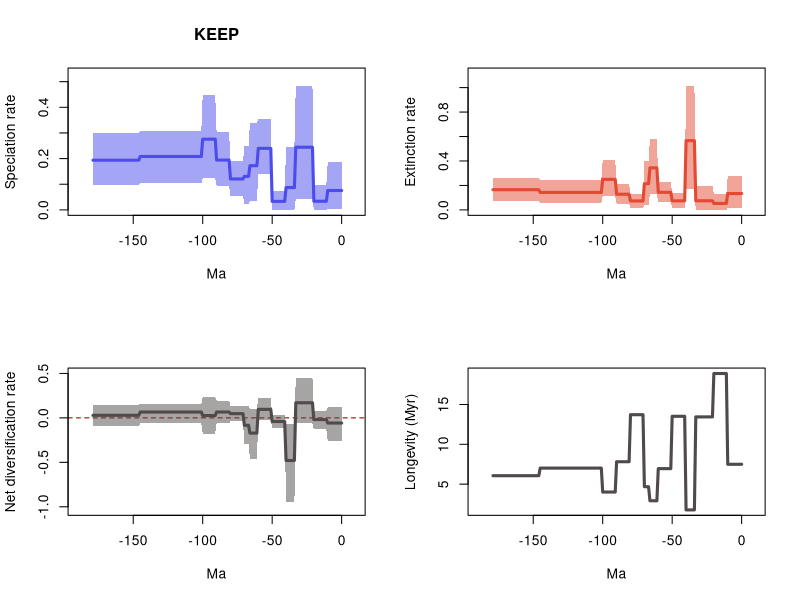

Reproduce this figure in R.
# 20 files combined:
# 	../Species/pyrate_mcmc_logs/Data_Occurences_sp_10_G_KEEP_BDS_marginal_rates.log
# 	../Species/pyrate_mcmc_logs/Data_Occurences_sp_11_G_KEEP_BDS_marginal_rates.log
# 	../Species/pyrate_mcmc_logs/Data_Occurences_sp_12_G_KEEP_BDS_marginal_rates.log
# 	../Species/pyrate_mcmc_logs/Data_Occurences_sp_13_G_KEEP_BDS_marginal_rates.log
# 	../Species/pyrate_mcmc_logs/Data_Occurences_sp_14_G_KEEP_BDS_marginal_rates.log
# 	../Species/pyrate_mcmc_logs/Data_Occurences_sp_15_G_KEEP_BDS_marginal_rates.log
# 	../Species/pyrate_mcmc_logs/Data_Occurences_sp_16_G_KEEP_BDS_marginal_rates.log
# 	../Species/pyrate_mcmc_logs/Data_Occurences_sp_17_G_KEEP_BDS_marginal_rates.log
# 	../Species/pyrate_mcmc_logs/Data_Occurences_sp_18_G_KEEP_BDS_marginal_rates.log
# 	../Species/pyrate_mcmc_logs/Data_Occurences_sp_19_G_KEEP_BDS_marginal_rates.log
# 	../Species/pyrate_mcmc_logs/Data_Occurences_sp_1_G_KEEP_BDS_marginal_rates.log
# 	../Species/pyrate_mcmc_logs/Data_Occurences_sp_20_G_KEEP_BDS_marginal_rates.log
# 	../Species/pyrate_mcmc_logs/Data_Occurences_sp_2_G_KEEP_BDS_marginal_rates.log
# 	../Species/pyrate_mcmc_logs/Data_Occurences_sp_3_G_KEEP_BDS_marginal_rates.log
# 	../Species/pyrate_mcmc_logs/Data_Occurences_sp_4_G_KEEP_BDS_marginal_rates.log
# 	../Species/pyrate_mcmc_logs/Data_Occurences_sp_5_G_KEEP_BDS_marginal_rates.log
# 	../Species/pyrate_mcmc_logs/Data_Occurences_sp_6_G_KEEP_BDS_marginal_rates.log
# 	../Species/pyrate_mcmc_logs/Data_Occurences_sp_7_G_KEEP_BDS_marginal_rates.log
# 	../Species/pyrate_mcmc_logs/Data_Occurences_sp_8_G_KEEP_BDS_marginal_rates.log
# 	../Species/pyrate_mcmc_logs/Data_Occurences_sp_9_G_KEEP_BDS_marginal_rates.log

# 95% HPDs calculated using code from Biopy (https://www.cs.auckland.ac.nz/~yhel002/biopy/)

pdf(file='../Species/pyrate_mcmc_logs/Data_Occurences_sp_10_G_KEEP_BDS_marginal_rates_RTT.pdf',width=10.8, height=8.4)
par(mfrow=c(2,2))
library(scales)
L_hpd_m95=c(0.002458662854045, 0.002458662854045,0.002458662854045,0.002458662854045,0.002458662854045,0.002458662854045,0.002458662854045,0.002458662854045,0.002458662854045,0.002458662854045,0.002458662854045,1.028807081e-06,1.028807081e-06,1.028807081e-06,1.028807081e-06,1.028807081e-06,1.028807081e-06,1.028807081e-06,1.028807081e-06,1.028807081e-06,1.028807081e-06,0.041858237916611,0.041858237916611,0.041858237916611,0.041858237916611,0.041858237916611,0.041858237916611,0.041858237916611,0.041858237916611,0.041858237916611,0.041858237916611,0.041858237916611,0.041858237916611,0.041858237916611,1.2481607478e-05,1.2481607478e-05,1.2481607478e-05,1.2481607478e-05,1.2481607478e-05,1.2481607478e-05,1.2481607478e-05,7.519679688e-06,7.519679688e-06,7.519679688e-06,7.519679688e-06,7.519679688e-06,7.519679688e-06,7.519679688e-06,7.519679688e-06,7.519679688e-06,7.519679688e-06,0.138634742963318,0.138634742963318,0.138634742963318,0.138634742963318,0.138634742963318,0.138634742963318,0.138634742963318,0.138634742963318,0.138634742963318,0.138634742963318,0.034581282338957,0.034581282338957,0.034581282338957,0.034581282338957,0.034581282338957,0.034581282338957,0.023364453206159,0.023364453206159,0.023364453206159,0.023364453206159,0.054159267798115,0.054159267798115,0.054159267798115,0.054159267798115,0.054159267798115,0.054159267798115,0.054159267798115,0.054159267798115,0.054159267798115,0.054159267798115,0.093489405120681,0.093489405120681,0.093489405120681,0.093489405120681,0.093489405120681,0.093489405120681,0.093489405120681,0.093489405120681,0.093489405120681,0.093489405120681,0.124533328159024,0.124533328159024,0.124533328159024,0.124533328159024,0.124533328159024,0.124533328159024,0.124533328159024,0.124533328159024,0.124533328159024,0.124533328159024,0.103757808545969,0.103757808545969,0.103757808545969,0.103757808545969,0.103757808545969,0.103757808545969,0.103757808545969,0.103757808545969,0.103757808545969,0.103757808545969,0.103757808545969,0.103757808545969,0.103757808545969,0.103757808545969,0.103757808545969,0.103757808545969,0.103757808545969,0.103757808545969,0.103757808545969,0.103757808545969,0.103757808545969,0.103757808545969,0.103757808545969,0.103757808545969,0.103757808545969,0.103757808545969,0.103757808545969,0.103757808545969,0.103757808545969,0.103757808545969,0.103757808545969,0.103757808545969,0.103757808545969,0.103757808545969,0.103757808545969,0.103757808545969,0.103757808545969,0.103757808545969,0.103757808545969,0.103757808545969,0.103757808545969,0.103757808545969,0.103757808545969,0.103757808545969,0.103757808545969,0.095871427571305,0.095871427571305,0.095871427571305,0.095871427571305,0.095871427571305,0.095871427571305,0.095871427571305,0.095871427571305,0.095871427571305,0.095871427571305,0.095871427571305,0.095871427571305,0.095871427571305,0.095871427571305,0.095871427571305,0.095871427571305,0.095871427571305,0.095871427571305,0.095871427571305,0.095871427571305,0.095871427571305,0.095871427571305,0.095871427571305,0.095871427571305,0.095871427571305,0.095871427571305,0.095871427571305,0.095871427571305,0.095871427571305,0.095871427571305,0.095871427571305,0.095871427571305,0.095871427571305,0.095871427571305)
L_hpd_M95=c(0.18838431471557, 0.18838431471557,0.18838431471557,0.18838431471557,0.18838431471557,0.18838431471557,0.18838431471557,0.18838431471557,0.18838431471557,0.18838431471557,0.18838431471557,0.097847564784999,0.097847564784999,0.097847564784999,0.097847564784999,0.097847564784999,0.097847564784999,0.097847564784999,0.097847564784999,0.097847564784999,0.097847564784999,0.483386961646603,0.483386961646603,0.483386961646603,0.483386961646603,0.483386961646603,0.483386961646603,0.483386961646603,0.483386961646603,0.483386961646603,0.483386961646603,0.483386961646603,0.483386961646603,0.483386961646603,0.245092911018296,0.245092911018296,0.245092911018296,0.245092911018296,0.245092911018296,0.245092911018296,0.245092911018296,0.073480152470643,0.073480152470643,0.073480152470643,0.073480152470643,0.073480152470643,0.073480152470643,0.073480152470643,0.073480152470643,0.073480152470643,0.073480152470643,0.355654049471068,0.355654049471068,0.355654049471068,0.355654049471068,0.355654049471068,0.355654049471068,0.355654049471068,0.355654049471068,0.355654049471068,0.355654049471068,0.337934841124854,0.337934841124854,0.337934841124854,0.337934841124854,0.337934841124854,0.337934841124854,0.248362737819803,0.248362737819803,0.248362737819803,0.248362737819803,0.190187247991453,0.190187247991453,0.190187247991453,0.190187247991453,0.190187247991453,0.190187247991453,0.190187247991453,0.190187247991453,0.190187247991453,0.190187247991453,0.302298099183279,0.302298099183279,0.302298099183279,0.302298099183279,0.302298099183279,0.302298099183279,0.302298099183279,0.302298099183279,0.302298099183279,0.302298099183279,0.449347032800216,0.449347032800216,0.449347032800216,0.449347032800216,0.449347032800216,0.449347032800216,0.449347032800216,0.449347032800216,0.449347032800216,0.449347032800216,0.306364171676588,0.306364171676588,0.306364171676588,0.306364171676588,0.306364171676588,0.306364171676588,0.306364171676588,0.306364171676588,0.306364171676588,0.306364171676588,0.306364171676588,0.306364171676588,0.306364171676588,0.306364171676588,0.306364171676588,0.306364171676588,0.306364171676588,0.306364171676588,0.306364171676588,0.306364171676588,0.306364171676588,0.306364171676588,0.306364171676588,0.306364171676588,0.306364171676588,0.306364171676588,0.306364171676588,0.306364171676588,0.306364171676588,0.306364171676588,0.306364171676588,0.306364171676588,0.306364171676588,0.306364171676588,0.306364171676588,0.306364171676588,0.306364171676588,0.306364171676588,0.306364171676588,0.306364171676588,0.306364171676588,0.306364171676588,0.306364171676588,0.306364171676588,0.306364171676588,0.301641573209826,0.301641573209826,0.301641573209826,0.301641573209826,0.301641573209826,0.301641573209826,0.301641573209826,0.301641573209826,0.301641573209826,0.301641573209826,0.301641573209826,0.301641573209826,0.301641573209826,0.301641573209826,0.301641573209826,0.301641573209826,0.301641573209826,0.301641573209826,0.301641573209826,0.301641573209826,0.301641573209826,0.301641573209826,0.301641573209826,0.301641573209826,0.301641573209826,0.301641573209826,0.301641573209826,0.301641573209826,0.301641573209826,0.301641573209826,0.301641573209826,0.301641573209826,0.301641573209826,0.301641573209826)
M_hpd_m95=c(0.016983604549162, 0.016983604549162,0.016983604549162,0.016983604549162,0.016983604549162,0.016983604549162,0.016983604549162,0.016983604549162,0.016983604549162,0.016983604549162,0.016983604549162,5.823573522e-06,5.823573522e-06,5.823573522e-06,5.823573522e-06,5.823573522e-06,5.823573522e-06,5.823573522e-06,5.823573522e-06,5.823573522e-06,5.823573522e-06,2.6654397328e-05,2.6654397328e-05,2.6654397328e-05,2.6654397328e-05,2.6654397328e-05,2.6654397328e-05,2.6654397328e-05,2.6654397328e-05,2.6654397328e-05,2.6654397328e-05,2.6654397328e-05,2.6654397328e-05,2.6654397328e-05,0.172644762152733,0.172644762152733,0.172644762152733,0.172644762152733,0.172644762152733,0.172644762152733,0.172644762152733,0.014605512361616,0.014605512361616,0.014605512361616,0.014605512361616,0.014605512361616,0.014605512361616,0.014605512361616,0.014605512361616,0.014605512361616,0.014605512361616,0.062409833045709,0.062409833045709,0.062409833045709,0.062409833045709,0.062409833045709,0.062409833045709,0.062409833045709,0.062409833045709,0.062409833045709,0.062409833045709,0.130890663474734,0.130890663474734,0.130890663474734,0.130890663474734,0.130890663474734,0.130890663474734,0.039181144998519,0.039181144998519,0.039181144998519,0.039181144998519,0.016937122008924,0.016937122008924,0.016937122008924,0.016937122008924,0.016937122008924,0.016937122008924,0.016937122008924,0.016937122008924,0.016937122008924,0.016937122008924,0.051559010331645,0.051559010331645,0.051559010331645,0.051559010331645,0.051559010331645,0.051559010331645,0.051559010331645,0.051559010331645,0.051559010331645,0.051559010331645,0.111509433620688,0.111509433620688,0.111509433620688,0.111509433620688,0.111509433620688,0.111509433620688,0.111509433620688,0.111509433620688,0.111509433620688,0.111509433620688,0.059352178796295,0.059352178796295,0.059352178796295,0.059352178796295,0.059352178796295,0.059352178796295,0.059352178796295,0.059352178796295,0.059352178796295,0.059352178796295,0.059352178796295,0.059352178796295,0.059352178796295,0.059352178796295,0.059352178796295,0.059352178796295,0.059352178796295,0.059352178796295,0.059352178796295,0.059352178796295,0.059352178796295,0.059352178796295,0.059352178796295,0.059352178796295,0.059352178796295,0.059352178796295,0.059352178796295,0.059352178796295,0.059352178796295,0.059352178796295,0.059352178796295,0.059352178796295,0.059352178796295,0.059352178796295,0.059352178796295,0.059352178796295,0.059352178796295,0.059352178796295,0.059352178796295,0.059352178796295,0.059352178796295,0.059352178796295,0.059352178796295,0.059352178796295,0.059352178796295,0.071181344637971,0.071181344637971,0.071181344637971,0.071181344637971,0.071181344637971,0.071181344637971,0.071181344637971,0.071181344637971,0.071181344637971,0.071181344637971,0.071181344637971,0.071181344637971,0.071181344637971,0.071181344637971,0.071181344637971,0.071181344637971,0.071181344637971,0.071181344637971,0.071181344637971,0.071181344637971,0.071181344637971,0.071181344637971,0.071181344637971,0.071181344637971,0.071181344637971,0.071181344637971,0.071181344637971,0.071181344637971,0.071181344637971,0.071181344637971,0.071181344637971,0.071181344637971,0.071181344637971,0.071181344637971)
M_hpd_M95=c(0.276689861106288, 0.276689861106288,0.276689861106288,0.276689861106288,0.276689861106288,0.276689861106288,0.276689861106288,0.276689861106288,0.276689861106288,0.276689861106288,0.276689861106288,0.132326876131125,0.132326876131125,0.132326876131125,0.132326876131125,0.132326876131125,0.132326876131125,0.132326876131125,0.132326876131125,0.132326876131125,0.132326876131125,0.19902633598113,0.19902633598113,0.19902633598113,0.19902633598113,0.19902633598113,0.19902633598113,0.19902633598113,0.19902633598113,0.19902633598113,0.19902633598113,0.19902633598113,0.19902633598113,0.19902633598113,1.013901254244008,1.013901254244008,1.013901254244008,1.013901254244008,1.013901254244008,1.013901254244008,1.013901254244008,0.138152402812679,0.138152402812679,0.138152402812679,0.138152402812679,0.138152402812679,0.138152402812679,0.138152402812679,0.138152402812679,0.138152402812679,0.138152402812679,0.230608139093289,0.230608139093289,0.230608139093289,0.230608139093289,0.230608139093289,0.230608139093289,0.230608139093289,0.230608139093289,0.230608139093289,0.230608139093289,0.582353902283593,0.582353902283593,0.582353902283593,0.582353902283593,0.582353902283593,0.582353902283593,0.400094387734232,0.400094387734232,0.400094387734232,0.400094387734232,0.13137197760352,0.13137197760352,0.13137197760352,0.13137197760352,0.13137197760352,0.13137197760352,0.13137197760352,0.13137197760352,0.13137197760352,0.13137197760352,0.208721367659677,0.208721367659677,0.208721367659677,0.208721367659677,0.208721367659677,0.208721367659677,0.208721367659677,0.208721367659677,0.208721367659677,0.208721367659677,0.408155716544779,0.408155716544779,0.408155716544779,0.408155716544779,0.408155716544779,0.408155716544779,0.408155716544779,0.408155716544779,0.408155716544779,0.408155716544779,0.242724427278282,0.242724427278282,0.242724427278282,0.242724427278282,0.242724427278282,0.242724427278282,0.242724427278282,0.242724427278282,0.242724427278282,0.242724427278282,0.242724427278282,0.242724427278282,0.242724427278282,0.242724427278282,0.242724427278282,0.242724427278282,0.242724427278282,0.242724427278282,0.242724427278282,0.242724427278282,0.242724427278282,0.242724427278282,0.242724427278282,0.242724427278282,0.242724427278282,0.242724427278282,0.242724427278282,0.242724427278282,0.242724427278282,0.242724427278282,0.242724427278282,0.242724427278282,0.242724427278282,0.242724427278282,0.242724427278282,0.242724427278282,0.242724427278282,0.242724427278282,0.242724427278282,0.242724427278282,0.242724427278282,0.242724427278282,0.242724427278282,0.242724427278282,0.242724427278282,0.263213281517728,0.263213281517728,0.263213281517728,0.263213281517728,0.263213281517728,0.263213281517728,0.263213281517728,0.263213281517728,0.263213281517728,0.263213281517728,0.263213281517728,0.263213281517728,0.263213281517728,0.263213281517728,0.263213281517728,0.263213281517728,0.263213281517728,0.263213281517728,0.263213281517728,0.263213281517728,0.263213281517728,0.263213281517728,0.263213281517728,0.263213281517728,0.263213281517728,0.263213281517728,0.263213281517728,0.263213281517728,0.263213281517728,0.263213281517728,0.263213281517728,0.263213281517728,0.263213281517728,0.263213281517728)
R_hpd_m95=c(-0.25932639199223, -0.25932639199223,-0.25932639199223,-0.25932639199223,-0.25932639199223,-0.25932639199223,-0.25932639199223,-0.25932639199223,-0.25932639199223,-0.25932639199223,-0.25932639199223,-0.129997649959028,-0.129997649959028,-0.129997649959028,-0.129997649959028,-0.129997649959028,-0.129997649959028,-0.129997649959028,-0.129997649959028,-0.129997649959028,-0.129997649959028,-0.061551378448356,-0.061551378448356,-0.061551378448356,-0.061551378448356,-0.061551378448356,-0.061551378448356,-0.061551378448356,-0.061551378448356,-0.061551378448356,-0.061551378448356,-0.061551378448356,-0.061551378448356,-0.061551378448356,-0.940759868146009,-0.940759868146009,-0.940759868146009,-0.940759868146009,-0.940759868146009,-0.940759868146009,-0.940759868146009,-0.113388496056429,-0.113388496056429,-0.113388496056429,-0.113388496056429,-0.113388496056429,-0.113388496056429,-0.113388496056429,-0.113388496056429,-0.113388496056429,-0.113388496056429,-0.02824276271927,-0.02824276271927,-0.02824276271927,-0.02824276271927,-0.02824276271927,-0.02824276271927,-0.02824276271927,-0.02824276271927,-0.02824276271927,-0.02824276271927,-0.462803002304944,-0.462803002304944,-0.462803002304944,-0.462803002304944,-0.462803002304944,-0.462803002304944,-0.294593516335186,-0.294593516335186,-0.294593516335186,-0.294593516335186,-0.037106668926034,-0.037106668926034,-0.037106668926034,-0.037106668926034,-0.037106668926034,-0.037106668926034,-0.037106668926034,-0.037106668926034,-0.037106668926034,-0.037106668926034,-0.059849436597358,-0.059849436597358,-0.059849436597358,-0.059849436597358,-0.059849436597358,-0.059849436597358,-0.059849436597358,-0.059849436597358,-0.059849436597358,-0.059849436597358,-0.176705309384325,-0.176705309384325,-0.176705309384325,-0.176705309384325,-0.176705309384325,-0.176705309384325,-0.176705309384325,-0.176705309384325,-0.176705309384325,-0.176705309384325,-0.061093045611331,-0.061093045611331,-0.061093045611331,-0.061093045611331,-0.061093045611331,-0.061093045611331,-0.061093045611331,-0.061093045611331,-0.061093045611331,-0.061093045611331,-0.061093045611331,-0.061093045611331,-0.061093045611331,-0.061093045611331,-0.061093045611331,-0.061093045611331,-0.061093045611331,-0.061093045611331,-0.061093045611331,-0.061093045611331,-0.061093045611331,-0.061093045611331,-0.061093045611331,-0.061093045611331,-0.061093045611331,-0.061093045611331,-0.061093045611331,-0.061093045611331,-0.061093045611331,-0.061093045611331,-0.061093045611331,-0.061093045611331,-0.061093045611331,-0.061093045611331,-0.061093045611331,-0.061093045611331,-0.061093045611331,-0.061093045611331,-0.061093045611331,-0.061093045611331,-0.061093045611331,-0.061093045611331,-0.061093045611331,-0.061093045611331,-0.061093045611331,-0.096169430058421,-0.096169430058421,-0.096169430058421,-0.096169430058421,-0.096169430058421,-0.096169430058421,-0.096169430058421,-0.096169430058421,-0.096169430058421,-0.096169430058421,-0.096169430058421,-0.096169430058421,-0.096169430058421,-0.096169430058421,-0.096169430058421,-0.096169430058421,-0.096169430058421,-0.096169430058421,-0.096169430058421,-0.096169430058421,-0.096169430058421,-0.096169430058421,-0.096169430058421,-0.096169430058421,-0.096169430058421,-0.096169430058421,-0.096169430058421,-0.096169430058421,-0.096169430058421,-0.096169430058421,-0.096169430058421,-0.096169430058421,-0.096169430058421,-0.096169430058421)
R_hpd_M95=c(0.122881277673505, 0.122881277673505,0.122881277673505,0.122881277673505,0.122881277673505,0.122881277673505,0.122881277673505,0.122881277673505,0.122881277673505,0.122881277673505,0.122881277673505,0.078232849673728,0.078232849673728,0.078232849673728,0.078232849673728,0.078232849673728,0.078232849673728,0.078232849673728,0.078232849673728,0.078232849673728,0.078232849673728,0.453687322252379,0.453687322252379,0.453687322252379,0.453687322252379,0.453687322252379,0.453687322252379,0.453687322252379,0.453687322252379,0.453687322252379,0.453687322252379,0.453687322252379,0.453687322252379,0.453687322252379,-0.069753499675537,-0.069753499675537,-0.069753499675537,-0.069753499675537,-0.069753499675537,-0.069753499675537,-0.069753499675537,0.028061355642431,0.028061355642431,0.028061355642431,0.028061355642431,0.028061355642431,0.028061355642431,0.028061355642431,0.028061355642431,0.028061355642431,0.028061355642431,0.221873423433926,0.221873423433926,0.221873423433926,0.221873423433926,0.221873423433926,0.221873423433926,0.221873423433926,0.221873423433926,0.221873423433926,0.221873423433926,0.096434394955693,0.096434394955693,0.096434394955693,0.096434394955693,0.096434394955693,0.096434394955693,0.136462230403549,0.136462230403549,0.136462230403549,0.136462230403549,0.13692055598212,0.13692055598212,0.13692055598212,0.13692055598212,0.13692055598212,0.13692055598212,0.13692055598212,0.13692055598212,0.13692055598212,0.13692055598212,0.19468561346495,0.19468561346495,0.19468561346495,0.19468561346495,0.19468561346495,0.19468561346495,0.19468561346495,0.19468561346495,0.19468561346495,0.19468561346495,0.232518278831198,0.232518278831198,0.232518278831198,0.232518278831198,0.232518278831198,0.232518278831198,0.232518278831198,0.232518278831198,0.232518278831198,0.232518278831198,0.157284231914653,0.157284231914653,0.157284231914653,0.157284231914653,0.157284231914653,0.157284231914653,0.157284231914653,0.157284231914653,0.157284231914653,0.157284231914653,0.157284231914653,0.157284231914653,0.157284231914653,0.157284231914653,0.157284231914653,0.157284231914653,0.157284231914653,0.157284231914653,0.157284231914653,0.157284231914653,0.157284231914653,0.157284231914653,0.157284231914653,0.157284231914653,0.157284231914653,0.157284231914653,0.157284231914653,0.157284231914653,0.157284231914653,0.157284231914653,0.157284231914653,0.157284231914653,0.157284231914653,0.157284231914653,0.157284231914653,0.157284231914653,0.157284231914653,0.157284231914653,0.157284231914653,0.157284231914653,0.157284231914653,0.157284231914653,0.157284231914653,0.157284231914653,0.157284231914653,0.146326888973637,0.146326888973637,0.146326888973637,0.146326888973637,0.146326888973637,0.146326888973637,0.146326888973637,0.146326888973637,0.146326888973637,0.146326888973637,0.146326888973637,0.146326888973637,0.146326888973637,0.146326888973637,0.146326888973637,0.146326888973637,0.146326888973637,0.146326888973637,0.146326888973637,0.146326888973637,0.146326888973637,0.146326888973637,0.146326888973637,0.146326888973637,0.146326888973637,0.146326888973637,0.146326888973637,0.146326888973637,0.146326888973637,0.146326888973637,0.146326888973637,0.146326888973637,0.146326888973637,0.146326888973637)
L_mean=c(0.07551692170969, 0.07551692170969,0.07551692170969,0.07551692170969,0.07551692170969,0.07551692170969,0.07551692170969,0.07551692170969,0.07551692170969,0.07551692170969,0.07551692170969,0.033663241449272,0.033663241449272,0.033663241449272,0.033663241449272,0.033663241449272,0.033663241449272,0.033663241449272,0.033663241449272,0.033663241449272,0.033663241449272,0.244345881180302,0.244345881180302,0.244345881180302,0.244345881180302,0.244345881180302,0.244345881180302,0.244345881180302,0.244345881180302,0.244345881180302,0.244345881180302,0.244345881180302,0.244345881180302,0.244345881180302,0.087029543680603,0.087029543680603,0.087029543680603,0.087029543680603,0.087029543680603,0.087029543680603,0.087029543680603,0.033096612659216,0.033096612659216,0.033096612659216,0.033096612659216,0.033096612659216,0.033096612659216,0.033096612659216,0.033096612659216,0.033096612659216,0.033096612659216,0.239814503407537,0.239814503407537,0.239814503407537,0.239814503407537,0.239814503407537,0.239814503407537,0.239814503407537,0.239814503407537,0.239814503407537,0.239814503407537,0.172179908353061,0.172179908353061,0.172179908353061,0.172179908353061,0.172179908353061,0.172179908353061,0.130763086590104,0.130763086590104,0.130763086590104,0.130763086590104,0.120470071329513,0.120470071329513,0.120470071329513,0.120470071329513,0.120470071329513,0.120470071329513,0.120470071329513,0.120470071329513,0.120470071329513,0.120470071329513,0.194227664153997,0.194227664153997,0.194227664153997,0.194227664153997,0.194227664153997,0.194227664153997,0.194227664153997,0.194227664153997,0.194227664153997,0.194227664153997,0.27583754125342,0.27583754125342,0.27583754125342,0.27583754125342,0.27583754125342,0.27583754125342,0.27583754125342,0.27583754125342,0.27583754125342,0.27583754125342,0.208295368124566,0.208295368124566,0.208295368124566,0.208295368124566,0.208295368124566,0.208295368124566,0.208295368124566,0.208295368124566,0.208295368124566,0.208295368124566,0.208295368124566,0.208295368124566,0.208295368124566,0.208295368124566,0.208295368124566,0.208295368124566,0.208295368124566,0.208295368124566,0.208295368124566,0.208295368124566,0.208295368124566,0.208295368124566,0.208295368124566,0.208295368124566,0.208295368124566,0.208295368124566,0.208295368124566,0.208295368124566,0.208295368124566,0.208295368124566,0.208295368124566,0.208295368124566,0.208295368124566,0.208295368124566,0.208295368124566,0.208295368124566,0.208295368124566,0.208295368124566,0.208295368124566,0.208295368124566,0.208295368124566,0.208295368124566,0.208295368124566,0.208295368124566,0.208295368124566,0.193717414603045,0.193717414603045,0.193717414603045,0.193717414603045,0.193717414603045,0.193717414603045,0.193717414603045,0.193717414603045,0.193717414603045,0.193717414603045,0.193717414603045,0.193717414603045,0.193717414603045,0.193717414603045,0.193717414603045,0.193717414603045,0.193717414603045,0.193717414603045,0.193717414603045,0.193717414603045,0.193717414603045,0.193717414603045,0.193717414603045,0.193717414603045,0.193717414603045,0.193717414603045,0.193717414603045,0.193717414603045,0.193717414603045,0.193717414603045,0.193717414603045,0.193717414603045,0.193717414603045,0.193717414603045)
M_mean=c(0.133520930278329, 0.133520930278329,0.133520930278329,0.133520930278329,0.133520930278329,0.133520930278329,0.133520930278329,0.133520930278329,0.133520930278329,0.133520930278329,0.133520930278329,0.052940582348972,0.052940582348972,0.052940582348972,0.052940582348972,0.052940582348972,0.052940582348972,0.052940582348972,0.052940582348972,0.052940582348972,0.052940582348972,0.074401217816232,0.074401217816232,0.074401217816232,0.074401217816232,0.074401217816232,0.074401217816232,0.074401217816232,0.074401217816232,0.074401217816232,0.074401217816232,0.074401217816232,0.074401217816232,0.074401217816232,0.566247909994187,0.566247909994187,0.566247909994187,0.566247909994187,0.566247909994187,0.566247909994187,0.566247909994187,0.073984460180237,0.073984460180237,0.073984460180237,0.073984460180237,0.073984460180237,0.073984460180237,0.073984460180237,0.073984460180237,0.073984460180237,0.073984460180237,0.144017594679899,0.144017594679899,0.144017594679899,0.144017594679899,0.144017594679899,0.144017594679899,0.144017594679899,0.144017594679899,0.144017594679899,0.144017594679899,0.343361005063841,0.343361005063841,0.343361005063841,0.343361005063841,0.343361005063841,0.343361005063841,0.213869654856007,0.213869654856007,0.213869654856007,0.213869654856007,0.072905433387239,0.072905433387239,0.072905433387239,0.072905433387239,0.072905433387239,0.072905433387239,0.072905433387239,0.072905433387239,0.072905433387239,0.072905433387239,0.127999211748288,0.127999211748288,0.127999211748288,0.127999211748288,0.127999211748288,0.127999211748288,0.127999211748288,0.127999211748288,0.127999211748288,0.127999211748288,0.249707621078914,0.249707621078914,0.249707621078914,0.249707621078914,0.249707621078914,0.249707621078914,0.249707621078914,0.249707621078914,0.249707621078914,0.249707621078914,0.14260672125814,0.14260672125814,0.14260672125814,0.14260672125814,0.14260672125814,0.14260672125814,0.14260672125814,0.14260672125814,0.14260672125814,0.14260672125814,0.14260672125814,0.14260672125814,0.14260672125814,0.14260672125814,0.14260672125814,0.14260672125814,0.14260672125814,0.14260672125814,0.14260672125814,0.14260672125814,0.14260672125814,0.14260672125814,0.14260672125814,0.14260672125814,0.14260672125814,0.14260672125814,0.14260672125814,0.14260672125814,0.14260672125814,0.14260672125814,0.14260672125814,0.14260672125814,0.14260672125814,0.14260672125814,0.14260672125814,0.14260672125814,0.14260672125814,0.14260672125814,0.14260672125814,0.14260672125814,0.14260672125814,0.14260672125814,0.14260672125814,0.14260672125814,0.14260672125814,0.164969644421061,0.164969644421061,0.164969644421061,0.164969644421061,0.164969644421061,0.164969644421061,0.164969644421061,0.164969644421061,0.164969644421061,0.164969644421061,0.164969644421061,0.164969644421061,0.164969644421061,0.164969644421061,0.164969644421061,0.164969644421061,0.164969644421061,0.164969644421061,0.164969644421061,0.164969644421061,0.164969644421061,0.164969644421061,0.164969644421061,0.164969644421061,0.164969644421061,0.164969644421061,0.164969644421061,0.164969644421061,0.164969644421061,0.164969644421061,0.164969644421061,0.164969644421061,0.164969644421061,0.164969644421061)
R_mean=c(-0.058004008568638, -0.058004008568638,-0.058004008568638,-0.058004008568638,-0.058004008568638,-0.058004008568638,-0.058004008568638,-0.058004008568638,-0.058004008568638,-0.058004008568638,-0.058004008568638,-0.0192773408997,-0.0192773408997,-0.0192773408997,-0.0192773408997,-0.0192773408997,-0.0192773408997,-0.0192773408997,-0.0192773408997,-0.0192773408997,-0.0192773408997,0.16994466336407,0.16994466336407,0.16994466336407,0.16994466336407,0.16994466336407,0.16994466336407,0.16994466336407,0.16994466336407,0.16994466336407,0.16994466336407,0.16994466336407,0.16994466336407,0.16994466336407,-0.479218366313583,-0.479218366313583,-0.479218366313583,-0.479218366313583,-0.479218366313583,-0.479218366313583,-0.479218366313583,-0.040887847521021,-0.040887847521021,-0.040887847521021,-0.040887847521021,-0.040887847521021,-0.040887847521021,-0.040887847521021,-0.040887847521021,-0.040887847521021,-0.040887847521021,0.095796908727638,0.095796908727638,0.095796908727638,0.095796908727638,0.095796908727638,0.095796908727638,0.095796908727638,0.095796908727638,0.095796908727638,0.095796908727638,-0.17118109671078,-0.17118109671078,-0.17118109671078,-0.17118109671078,-0.17118109671078,-0.17118109671078,-0.083106568265903,-0.083106568265903,-0.083106568265903,-0.083106568265903,0.047564637942275,0.047564637942275,0.047564637942275,0.047564637942275,0.047564637942275,0.047564637942275,0.047564637942275,0.047564637942275,0.047564637942275,0.047564637942275,0.06622845240571,0.06622845240571,0.06622845240571,0.06622845240571,0.06622845240571,0.06622845240571,0.06622845240571,0.06622845240571,0.06622845240571,0.06622845240571,0.026129920174506,0.026129920174506,0.026129920174506,0.026129920174506,0.026129920174506,0.026129920174506,0.026129920174506,0.026129920174506,0.026129920174506,0.026129920174506,0.065688646866427,0.065688646866427,0.065688646866427,0.065688646866427,0.065688646866427,0.065688646866427,0.065688646866427,0.065688646866427,0.065688646866427,0.065688646866427,0.065688646866427,0.065688646866427,0.065688646866427,0.065688646866427,0.065688646866427,0.065688646866427,0.065688646866427,0.065688646866427,0.065688646866427,0.065688646866427,0.065688646866427,0.065688646866427,0.065688646866427,0.065688646866427,0.065688646866427,0.065688646866427,0.065688646866427,0.065688646866427,0.065688646866427,0.065688646866427,0.065688646866427,0.065688646866427,0.065688646866427,0.065688646866427,0.065688646866427,0.065688646866427,0.065688646866427,0.065688646866427,0.065688646866427,0.065688646866427,0.065688646866427,0.065688646866427,0.065688646866427,0.065688646866427,0.065688646866427,0.028747770181984,0.028747770181984,0.028747770181984,0.028747770181984,0.028747770181984,0.028747770181984,0.028747770181984,0.028747770181984,0.028747770181984,0.028747770181984,0.028747770181984,0.028747770181984,0.028747770181984,0.028747770181984,0.028747770181984,0.028747770181984,0.028747770181984,0.028747770181984,0.028747770181984,0.028747770181984,0.028747770181984,0.028747770181984,0.028747770181984,0.028747770181984,0.028747770181984,0.028747770181984,0.028747770181984,0.028747770181984,0.028747770181984,0.028747770181984,0.028747770181984,0.028747770181984,0.028747770181984,0.028747770181984)
trans=0.5
age=(0:(180-1))* -1
plot(age,age,type = 'n', ylim = c(0, 0.5317256578112634), xlim = c(-189.0,9.0), ylab = 'Speciation rate', xlab = 'Ma',main='KEEP' )
polygon(c(age, rev(age)), c(L_hpd_M95, rev(L_hpd_m95)), col = alpha("#4c4cec",trans), border = NA)
lines(rev(age), rev(L_mean), col = "#4c4cec", lwd=3)
plot(age,age,type = 'n', ylim = c(0, 1.115291379668409), xlim = c(-189.0,9.0), ylab = 'Extinction rate', xlab = 'Ma' )
polygon(c(age, rev(age)), c(M_hpd_M95, rev(M_hpd_m95)), col = alpha("#e34a33",trans), border = NA)
lines(rev(age), rev(M_mean), col = "#e34a33", lwd=3)
plot(age,age,type = 'n', ylim = c(-1.03483585496061, 0.499056054477617), xlim = c(-189.0,9.0), ylab = 'Net diversification rate', xlab = 'Ma' )
abline(h=0,lty=2,col="darkred")
polygon(c(age, rev(age)), c(R_hpd_M95, rev(R_hpd_m95)), col = alpha("#504A4B",trans), border = NA)
lines(rev(age), rev(R_mean), col = "#504A4B", lwd=3)
plot(age,rev(1/M_mean),type = 'n', xlim = c(-189.0,9.0), ylab = 'Longevity (Myr)', xlab = 'Ma' )
lines(rev(age), rev(1/M_mean), col = "#504A4B", lwd=3)
n <- dev.off()
